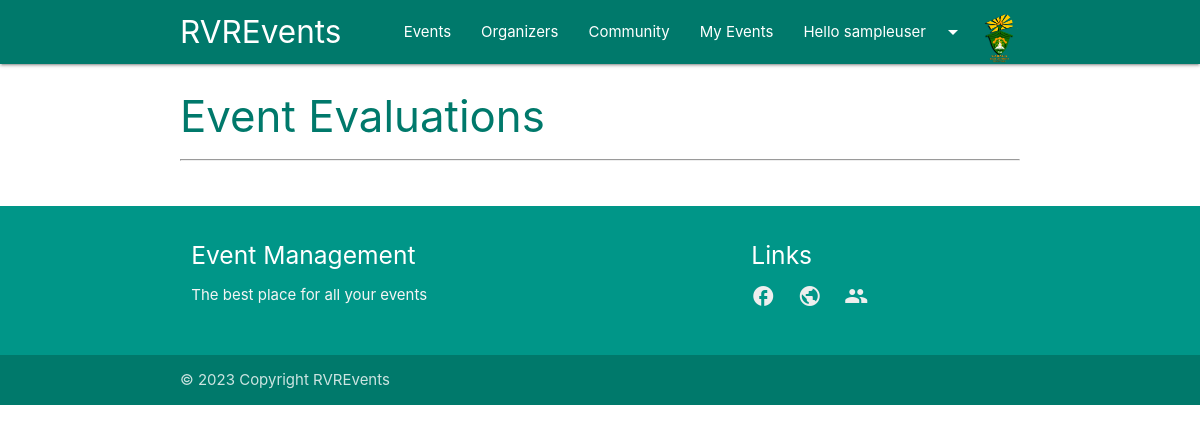
The page /evaluations/ (signed in) on the database as committed earlier.
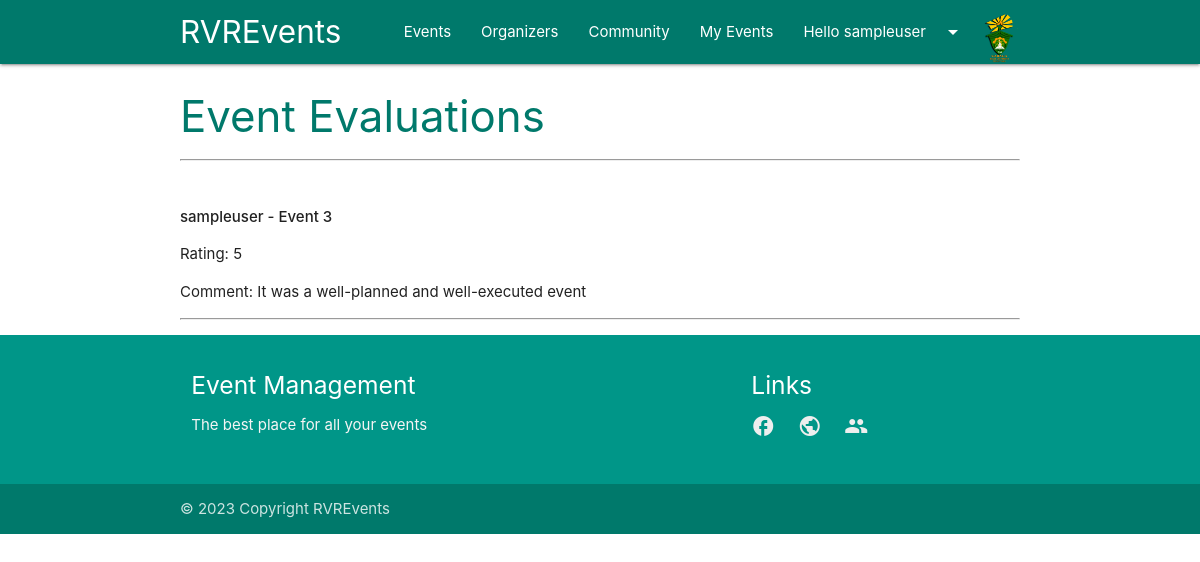
The same page on the database as committed later.
### ems/models.py (models this page shows, shortened)
class Participant(models.Model):
    GENDER = [
        ('Male', 'Male'),
        ('Female', 'Female'),
        ('Other', 'Other')
    ]
    user = models.OneToOneField(User, null=True, blank=True, on_delete=models.CASCADE)
    name = models.CharField(max_length=200, null=True)
    gender = models.CharField(max_length=100, choices=GENDER, null=True)
    profile_pic = models.ImageField(null=True, blank=True, default="profile_1.png")
    dob = models.DateField(null=True)
    joined_date = models.DateField(auto_now_add=True)

class EventEvaluation(models.Model):
    event = models.ForeignKey(Event, on_delete=models.CASCADE)
    user = models.ForeignKey(User, on_delete=models.CASCADE)
    comment = models.TextField()
    rating = models.PositiveIntegerField(default=0, choices=[(i, i) for i in range(1, 5)])

class Event(models.Model):
    CATEGORIES = [
        ('Conference', 'Conference'),
        ('Party', 'Party'),
        ('Seminar', 'Seminar'),
        ('Concert', 'Concert'),
    ]
    name = models.CharField(max_length=200)
    organiser = models.ForeignKey(Organiser, null=True, on_delete=models.CASCADE)
    description = models.TextField(max_length=500, null=True)
    category = models.CharField(max_length=200, choices=CATEGORIES)
    event_date = models.DateField()
    created_dated = models.DateField(auto_now_add=True)

### ems/views.py (the view)
# urls.py: path('evaluations/', views.evaluations_list, name='evaluations_list'),
def evaluations_list(request):
    evaluations = EventEvaluation.objects.all()
    context = {'evaluations': evaluations}
    return render(request, 'ems/render/evaluations_list.html', context)

### ems/templatetags/auth_extras.py (called while the page is built)
@register.filter(name='has_group')
def has_group(user, group_name):
    group = Group.objects.get(name=group_name)
    return True if group in user.groups.all() else False

### ems/templates/ems/render/evaluations_list.html
{% extends 'ems/main.html' %}
{% block content %}
<div class="container">
    <h3 class="teal-text text-darken-2">Event Evaluations</h3>
    <hr>
    <br>
    <ul>
        {% for evaluation in evaluations %}
            <li>
                <strong>{{ evaluation.user.username }} - {{ evaluation.event.name }}</strong>
                <p>Rating: {{ evaluation.rating }}</p>
                <p>Comment: {{ evaluation.comment }}</p>
                <hr>
            </li>
        {% endfor %}
    </ul>
</div>
{% endblock %}

### ems/templates/ems/main.html (shortened to what this page needs)
{% load static %}
{% load auth_extras %}
<html lang="en">
<head>
    <link rel="stylesheet" href="https://cdnjs.cloudflare.com/ajax/libs/materialize/1.0.0/css/materialize.min.css">
	<link rel="stylesheet" href="https://use.fontawesome.com/releases/v5.6.1/css/all.css">
    <link rel="stylesheet" href="{% static 'css/index.css' %}">
</head>
<body>
    {% include 'components/navbar.html' %}
    {% block content %}
    {% endblock %}
    {% include 'components/footer.html' %}
</body>
</html>

### ems/templates/components/navbar.html (shortened to what this page needs)
{% load auth_extras %}
<nav class="teal darken-2">
    <div class="container">
        <div class="nav-wrapper">
            <a href="{% url 'home' %}" class="brand-logo">RVREvents {% if request.user.is_staff %}(Admin){% endif %}</a>
            <ul id="nav-mobile" class="right hide-on-med-and-down">
                <li><a href="{% url 'events' %}">Events</a></li>
                <li><a href="{% url 'organisers' %}">Organizers</a></li>
                <li><a href="{% url 'participants' %}">Community</a></li>
                {% if request.user|has_group:"participant" %}
                    <li><a href="{% url 'my_events' %}">My Events</a></li>
                {% endif %}
                {% if request.user.username %}
                    <li><a class="dropdown-trigger" href="#" data-target="dropdown1">Hello {{request.user.username}}<i class="material-icons right">arrow_drop_down</i></a></li>
                {% else %}
                    <li><a href="{% url 'login' %}">Login</a></li>
                {% endif %}
                {% if request.user|has_group:"participant" %}
                    <img src="{{ request.user.participant.profile_pic.url }}" alt="" width="40px" height="40px" style="padding-top: 10px;" class="responsive-img circle">
                {% endif %}
            </ul>
        </div>
    </div>
</nav>

### ems/templates/components/footer.html
{% load static %}
<footer class="page-footer teal footer-section">
    <div class="container">
      <div class="row">
        <div class="col l6 s12">
          <h5 class="white-text">Event Management</h5>
          <p class="grey-text text-lighten-4">The best place for all your events</p>
        </div>
        <div class="col l4 offset-l2 s12">
          <h5 class="white-text">Links</h5>
          <ul class="row">
            <li class="col s-2"><a class="grey-text text-lighten-3" href="#!">
                <i class="material-icons">facebook</i></a>
            </li>
            <li class="col s-2"><a class="grey-text text-lighten-3" href="#!">
                <i class="material-icons">public</i></a>
            </li>
            <li class="col s-2"><a class="grey-text text-lighten-3" href="#!">
                <i class="material-icons">people</i></a>
            </li>
          </ul>
        </div>
      </div>
    </div>
    <div class="footer-copyright teal darken-2">
      <div class="container">
      © 2023 Copyright RVREvents
      </div>
    </div>
</footer>

### static/css/index.css (style rules this page uses)
.footer-section { position: relative; bottom: 0; left: 0; right: 0; }

Rows that differ between the two databases and show on the page:
added EventEvaluation: user.username "sampleuser", event.name "Event 3", rating "5", comment "It was a well-planned and well-executed event"
